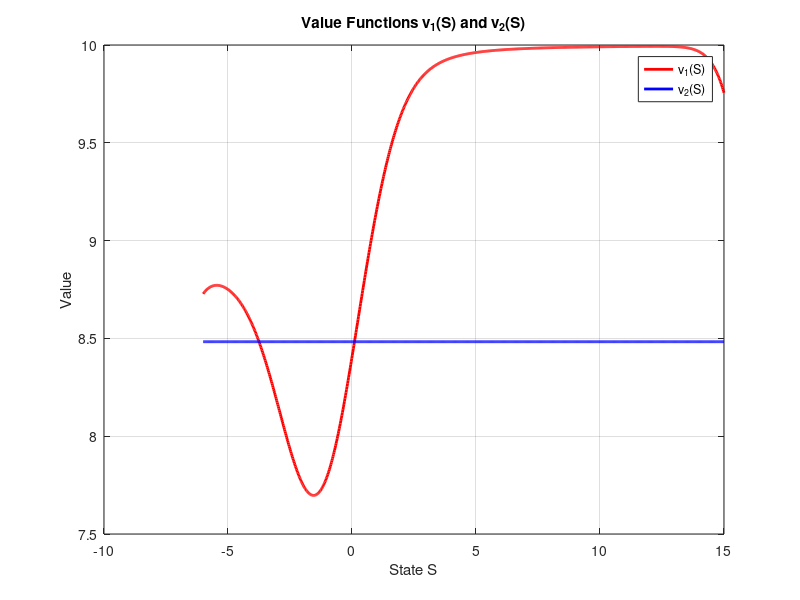

Here is the MATLAB script that generated this plot:
% Parameters
n = 1000; % Number of states
s = linspace(-6, 15, n); % State grid
gamma = 0.8; % Discount factor
tolerance = 1e-200; % Convergence criterion

% Reward function
R = min(2, s.^2);

% Transition dynamics for action 1

mu1 = 0.8 * s + 1;
sigma1 = 1;
H1 = zeros(n, n);
for j = 1:n
  H1(:, j) = normcdf((s - mu1(j)) / sigma1);
end

% Compute F1 matrix
F1 = zeros(n, n);
for i = 1:n
  F1(i, 1) = (H1(2, i) - H1(1, i)) / 2;
  F1(i, 2) = (H1(3, i) - H1(1, i)) / 2;
  for j = 3:(n-1)

    F1(i, j) = (H1(j+1, i) - H1(j-1, i)) / 2;
  end
  F1(i, n) = (H1(n, i) - H1(n-1, i)) / 2;
end

% Transition dynamics for action 2
mu2 = -2;
sigma2 = 1;
H2 = zeros(n, n);
for j = 1:n
  H2(:, j) = normcdf((s - mu2) / sigma2);
end

% Compute F2 matrix
F2 = zeros(n, n);
for i = 1:n

  F2(i, 1) = (H2(2, i) - H2(1, i)) / 2;
  F2(i, 2) = (H2(3, i) - H2(1, i)) / 2;
  for j = 3:(n-1)
    F2(i, j) = (H2(j+1, i) - H2(j-1, i)) / 2;
  end
  F2(i, n) = (H2(n, i) - H2(n-1, i)) / 2;
end

% Initialize v1 and v2
v1 = zeros(n, 1);
v2 = zeros(n, 1);

% Iterate until convergence

while true
  v1_new = F1 * (R' + gamma * max(v1, v2));
  v2_new = F2 * (R' + gamma * max(v1, v2));

  % Check convergence
  if max(abs(v1_new - v1)) < tolerance && max(abs(v2_new - v2)) < tolerance
    break;
  end

  % Update v1 and v2
  v1 = v1_new;
  v2 = v2_new;
end

% Plot results
figure;

plot(s, v1, 'r', 'LineWidth', 2); hold on;
plot(s, v2, 'b', 'LineWidth', 2);
title('Value Functions v_1(S) and v_2(S)');
xlabel('State S');
ylabel('Value');
legend('v_1(S)', 'v_2(S)');
grid on;

save('v1_resultsnumerical_p3.mat', 's', 'v1', 'v2');
